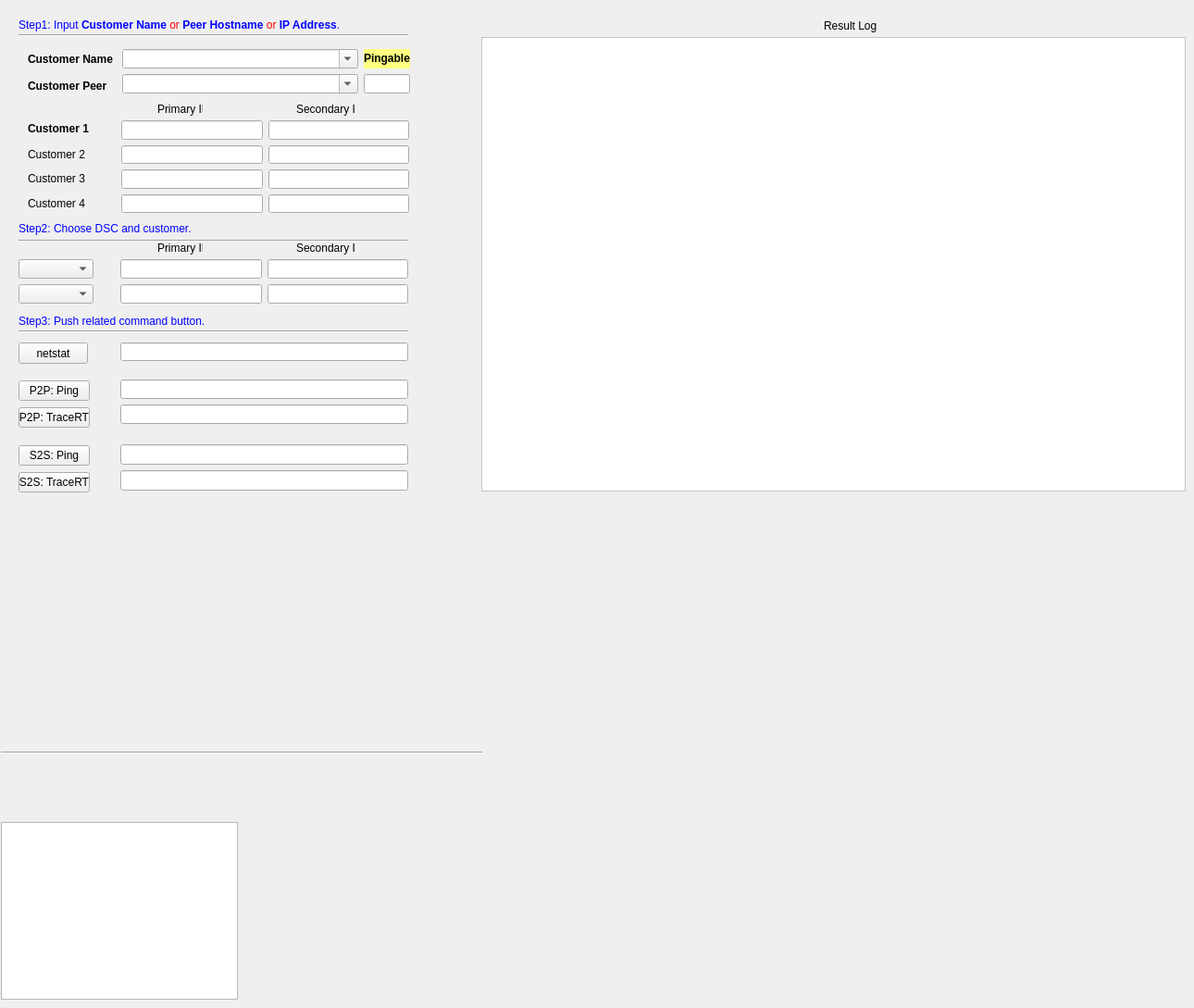
    <widget class="QWidget" name="Tab_1">
     <property name="mouseTracking">
      <bool>false</bool>
     </property>
     <property name="focusPolicy">
      <enum>Qt::TabFocus</enum>
     </property>
     <attribute name="title">
      <string>Ping Tool</string>
     </attribute>
     <widget class="Line" name="line">
      <property name="geometry">
       <rect>
        <x>1</x>
        <y>805</y>
        <width>520</width>
        <height>16</height>
       </rect>
      </property>
      <property name="orientation">
       <enum>Qt::Horizontal</enum>
      </property>
     </widget>
     <widget class="QTextEdit" name="textEdit_7">
      <property name="geometry">
       <rect>
        <x>1</x>
        <y>888</y>
        <width>256</width>
        <height>192</height>
       </rect>
      </property>
     </widget>
     <widget class="QLabel" name="label_5">
      <property name="geometry">
       <rect>
        <x>320</x>
        <y>260</y>
        <width>64</width>
        <height>16</height>
       </rect>
      </property>
      <property name="text">
       <string>Secondary IP</string>
      </property>
     </widget>
     <widget class="QLabel" name="label_6">
      <property name="geometry">
       <rect>
        <x>170</x>
        <y>260</y>
        <width>49</width>
        <height>16</height>
       </rect>
      </property>
      <property name="text">
       <string>Primary IP</string>
      </property>
     </widget>
     <widget class="QLabel" name="label_7">
      <property name="geometry">
       <rect>
        <x>890</x>
        <y>20</y>
        <width>71</width>
        <height>16</height>
       </rect>
      </property>
      <property name="text">
       <string>&lt;html&gt;&lt;head/&gt;&lt;body&gt;&lt;p&gt;&lt;span style=&quot; color:#000000;&quot;&gt;Result Log&lt;/span&gt;&lt;/p&gt;&lt;/body&gt;&lt;/html&gt;</string>
      </property>
     </widget>
     <widget class="QTextEdit" name="textEdit_resultlog">
      <property name="geometry">
       <rect>
        <x>520</x>
        <y>40</y>
        <width>761</width>
        <height>491</height>
       </rect>
      </property>
      <property name="palette">
       <palette>
        <active>
         <colorrole role="Base">
          <brush brushstyle="SolidPattern">
           <color alpha="255">
            <red>255</red>
            <green>255</green>
            <blue>255</blue>
           </color>
          </brush>
         </colorrole>
         <colorrole role="Window">
          <brush brushstyle="SolidPattern">
           <color alpha="255">
            <red>255</red>
            <green>255</green>
            <blue>255</blue>
           </color>
          </brush>
         </colorrole>
        </active>
        <inactive>
         <colorrole role="Base">
          <brush brushstyle="SolidPattern">
           <color alpha="255">
            <red>255</red>
            <green>255</green>
            <blue>255</blue>
           </color>
          </brush>
         </colorrole>
         <colorrole role="Window">
          <brush brushstyle="SolidPattern">
           <color alpha="255">
            <red>255</red>
            <green>255</green>
            <blue>255</blue>
           </color>
          </brush>
         </colorrole>
        </inactive>
        <disabled>
         <colorrole role="Base">
          <brush brushstyle="SolidPattern">
           <color alpha="255">
            <red>255</red>
            <green>255</green>
            <blue>255</blue>
           </color>
          </brush>
         </colorrole>
         <colorrole role="Window">
          <brush brushstyle="SolidPattern">
           <color alpha="255">
            <red>255</red>
            <green>255</green>
            <blue>255</blue>
           </color>
          </brush>
         </colorrole>
        </disabled>
       </palette>
      </property>
      <property name="autoFillBackground">
       <bool>true</bool>
      </property>
      <property name="placeholderText">
       <string/>
      </property>
     </widget>
     <widget class="QLabel" name="label_8">
      <property name="geometry">
       <rect>
        <x>20</x>
        <y>240</y>
        <width>421</width>
        <height>21</height>
       </rect>
      </property>
      <property name="font">
       <font>
        <family>Arial</family>
        <pointsize>9</pointsize>
        <italic>true</italic>
        <kerning>true</kerning>
       </font>
      </property>
      <property name="autoFillBackground">
       <bool>false</bool>
      </property>
      <property name="text">
       <string>&lt;!DOCTYPE HTML PUBLIC &quot;-//W3C//DTD HTML 4.0//EN&quot; &quot;http://www.w3.org/TR/REC-html40/strict.dtd&quot;&gt;
&lt;html&gt;&lt;head&gt;&lt;meta name=&quot;qrichtext&quot; content=&quot;1&quot; /&gt;&lt;style type=&quot;text/css&quot;&gt;
p, li { white-space: pre-wrap; }
&lt;/style&gt;&lt;/head&gt;&lt;body style=&quot; font-family:'Arial'; font-size:9pt; font-weight:400; font-style:italic;&quot;&gt;
&lt;p style=&quot; margin-top:0px; margin-bottom:0px; margin-left:0px; margin-right:0px; -qt-block-indent:0; text-indent:0px;&quot;&gt;&lt;span style=&quot; font-style:normal; color:#0000ff;&quot;&gt;Step2: Choose DSC and customer.&lt;/span&gt;&lt;/p&gt;
&lt;p style=&quot;-qt-paragraph-type:empty; margin-top:0px; margin-bottom:0px; margin-left:0px; margin-right:0px; -qt-block-indent:0; text-indent:0px; font-style:normal; color:#0000ff;&quot;&gt;&lt;br /&gt;&lt;/p&gt;&lt;/body&gt;&lt;/html&gt;</string>
      </property>
      <property name="textFormat">
       <enum>Qt::AutoText</enum>
      </property>
     </widget>
     <widget class="QLineEdit" name="lineEdit_netstatcmd">
      <property name="geometry">
       <rect>
        <x>130</x>
        <y>370</y>
        <width>311</width>
        <height>20</height>
       </rect>
      </property>
      <property name="text">
       <string/>
      </property>
     </widget>
     <widget class="QPushButton" name="pushButton_netstat">
      <property name="geometry">
       <rect>
        <x>20</x>
        <y>370</y>
        <width>75</width>
        <height>23</height>
       </rect>
      </property>
      <property name="text">
       <string>netstat</string>
      </property>
     </widget>
     <widget class="Line" name="line_2">
      <property name="geometry">
       <rect>
        <x>20</x>
        <y>350</y>
        <width>421</width>
        <height>16</height>
       </rect>
      </property>
      <property name="orientation">
       <enum>Qt::Horizontal</enum>
      </property>
     </widget>
     <widget class="QLabel" name="label_15">
      <property name="geometry">
       <rect>
        <x>20</x>
        <y>20</y>
        <width>421</width>
        <height>21</height>
       </rect>
      </property>
      <property name="font">
       <font>
        <family>Arial</family>
        <pointsize>9</pointsize>
        <italic>true</italic>
        <kerning>true</kerning>
       </font>
      </property>
      <property name="autoFillBackground">
       <bool>false</bool>
      </property>
      <property name="text">
       <string>&lt;!DOCTYPE HTML PUBLIC &quot;-//W3C//DTD HTML 4.0//EN&quot; &quot;http://www.w3.org/TR/REC-html40/strict.dtd&quot;&gt;
&lt;html&gt;&lt;head&gt;&lt;meta name=&quot;qrichtext&quot; content=&quot;1&quot; /&gt;&lt;style type=&quot;text/css&quot;&gt;
p, li { white-space: pre-wrap; }
&lt;/style&gt;&lt;/head&gt;&lt;body style=&quot; font-family:'Arial'; font-size:9pt; font-weight:400; font-style:italic;&quot;&gt;
&lt;p style=&quot; margin-top:0px; margin-bottom:0px; margin-left:0px; margin-right:0px; -qt-block-indent:0; text-indent:0px;&quot;&gt;&lt;span style=&quot; font-style:normal; color:#0000ff;&quot;&gt;Step1: Input &lt;/span&gt;&lt;span style=&quot; font-weight:600; font-style:normal; color:#0000ff;&quot;&gt;Customer&lt;/span&gt;&lt;span style=&quot; font-style:normal; color:#0000ff;&quot;&gt; &lt;/span&gt;&lt;span style=&quot; font-weight:600; font-style:normal; color:#0000ff;&quot;&gt;Name&lt;/span&gt;&lt;span style=&quot; font-style:normal; color:#0000ff;&quot;&gt; &lt;/span&gt;&lt;span style=&quot; font-style:normal; color:#ff0000;&quot;&gt;or&lt;/span&gt;&lt;span style=&quot; font-style:normal; color:#0000ff;&quot;&gt; &lt;/span&gt;&lt;span style=&quot; font-weight:600; font-style:normal; color:#0000ff;&quot;&gt;Peer&lt;/span&gt;&lt;span style=&quot; font-style:normal; color:#0000ff;&quot;&gt; &lt;/span&gt;&lt;span style=&quot; font-weight:600; font-style:normal; color:#0000ff;&quot;&gt;Hostname&lt;/span&gt;&lt;span style=&quot; font-style:normal; color:#0000ff;&quot;&gt; &lt;/span&gt;&lt;span style=&quot; font-style:normal; color:#ff0000;&quot;&gt;or &lt;/span&gt;&lt;span style=&quot; font-weight:600; font-style:normal; color:#0000ff;&quot;&gt;IP Address&lt;/span&gt;&lt;span style=&quot; font-style:normal; color:#0000ff;&quot;&gt;.&lt;/span&gt;&lt;/p&gt;
&lt;p style=&quot;-qt-paragraph-type:empty; margin-top:0px; margin-bottom:0px; margin-left:0px; margin-right:0px; -qt-block-indent:0; text-indent:0px; font-style:normal; color:#0000ff;&quot;&gt;&lt;br /&gt;&lt;/p&gt;&lt;/body&gt;&lt;/html&gt;</string>
      </property>
      <property name="textFormat">
       <enum>Qt::AutoText</enum>
      </property>
     </widget>
     <widget class="Line" name="line_3">
      <property name="geometry">
       <rect>
        <x>20</x>
        <y>30</y>
        <width>421</width>
        <height>16</height>
       </rect>
      </property>
      <property name="orientation">
       <enum>Qt::Horizontal</enum>
      </property>
     </widget>
     <widget class="Line" name="line_4">
      <property name="geometry">
       <rect>
        <x>20</x>
        <y>250</y>
        <width>421</width>
        <height>21</height>
       </rect>
      </property>
      <property name="orientation">
       <enum>Qt::Horizontal</enum>
      </property>
     </widget>
     <widget class="QLabel" name="label_18">
      <property name="geometry">
       <rect>
        <x>20</x>
        <y>340</y>
        <width>421</width>
        <height>21</height>
       </rect>
      </property>
      <property name="font">
       <font>
        <family>Arial</family>
        <pointsize>9</pointsize>
        <italic>true</italic>
        <kerning>true</kerning>
       </font>
      </property>
      <property name="autoFillBackground">
       <bool>false</bool>
      </property>
      <property name="text">
       <string>&lt;!DOCTYPE HTML PUBLIC &quot;-//W3C//DTD HTML 4.0//EN&quot; &quot;http://www.w3.org/TR/REC-html40/strict.dtd&quot;&gt;
&lt;html&gt;&lt;head&gt;&lt;meta name=&quot;qrichtext&quot; content=&quot;1&quot; /&gt;&lt;style type=&quot;text/css&quot;&gt;
p, li { white-space: pre-wrap; }
&lt;/style&gt;&lt;/head&gt;&lt;body style=&quot; font-family:'Arial'; font-size:9pt; font-weight:400; font-style:italic;&quot;&gt;
&lt;p style=&quot; margin-top:0px; margin-bottom:0px; margin-left:0px; margin-right:0px; -qt-block-indent:0; text-indent:0px;&quot;&gt;&lt;span style=&quot; font-style:normal; color:#0000ff;&quot;&gt;Step3: Push related command button.&lt;/span&gt;&lt;/p&gt;
&lt;p style=&quot;-qt-paragraph-type:empty; margin-top:0px; margin-bottom:0px; margin-left:0px; margin-right:0px; -qt-block-indent:0; text-indent:0px; font-style:normal; color:#0000ff;&quot;&gt;&lt;br /&gt;&lt;/p&gt;&lt;/body&gt;&lt;/html&gt;</string>
      </property>
      <property name="textFormat">
       <enum>Qt::AutoText</enum>
      </property>
     </widget>
     <widget class="QWidget" name="layoutWidget">
      <property name="geometry">
       <rect>
        <x>30</x>
        <y>129</y>
        <width>71</width>
        <height>101</height>
       </rect>
      </property>
      <layout class="QVBoxLayout" name="verticalLayout_2">
       <item>
        <widget class="QLabel" name="label_9">
         <property name="text">
          <string>&lt;html&gt;&lt;head/&gt;&lt;body&gt;&lt;p&gt;&lt;span style=&quot; font-weight:600;&quot;&gt;Customer 1&lt;/span&gt;&lt;/p&gt;&lt;/body&gt;&lt;/html&gt;</string>
         </property>
        </widget>
       </item>
       <item>
        <widget class="QLabel" name="label_10">
         <property name="text">
          <string>Customer 2</string>
         </property>
        </widget>
       </item>
       <item>
        <widget class="QLabel" name="label_11">
         <property name="text">
          <string>Customer 3</string>
         </property>
        </widget>
       </item>
       <item>
        <widget class="QLabel" name="label_12">
         <property name="text">
          <string>Customer 4</string>
         </property>
        </widget>
       </item>
      </layout>
     </widget>
     <widget class="QWidget" name="layoutWidget">
      <property name="geometry">
       <rect>
        <x>130</x>
        <y>410</y>
        <width>311</width>
        <height>48</height>
       </rect>
      </property>
      <layout class="QVBoxLayout" name="verticalLayout_3">
       <item>
        <widget class="QLineEdit" name="lineEdit_p2ppingcmd">
         <property name="text">
          <string/>
         </property>
        </widget>
       </item>
       <item>
        <widget class="QLineEdit" name="lineEdit_p2ptracertcmd">
         <property name="text">
          <string/>
         </property>
        </widget>
       </item>
      </layout>
     </widget>
     <widget class="QWidget" name="layoutWidget">
      <property name="geometry">
       <rect>
        <x>130</x>
        <y>480</y>
        <width>311</width>
        <height>51</height>
       </rect>
      </property>
      <layout class="QVBoxLayout" name="verticalLayout_4">
       <item>
        <widget class="QLineEdit" name="lineEdit_s2spingcmd">
         <property name="text">
          <string/>
         </property>
        </widget>
       </item>
       <item>
        <widget class="QLineEdit" name="lineEdit_s2stracertcmd">
         <property name="text">
          <string/>
         </property>
        </widget>
       </item>
      </layout>
     </widget>
     <widget class="QWidget" name="layoutWidget">
      <property name="geometry">
       <rect>
        <x>20</x>
        <y>410</y>
        <width>77</width>
        <height>54</height>
       </rect>
      </property>
      <layout class="QVBoxLayout" name="verticalLayout_5">
       <item>
        <widget class="QPushButton" name="pushButton_p2pping">
         <property name="text">
          <string>P2P: Ping</string>
         </property>
        </widget>
       </item>
       <item>
        <widget class="QPushButton" name="pushButton_p2ptracert">
         <property name="text">
          <string>P2P: TraceRT</string>
         </property>
        </widget>
       </item>
      </layout>
     </widget>
     <widget class="QWidget" name="layoutWidget">
      <property name="geometry">
       <rect>
        <x>20</x>
        <y>480</y>
        <width>77</width>
        <height>54</height>
       </rect>
      </property>
      <layout class="QVBoxLayout" name="verticalLayout_6">
       <item>
        <widget class="QPushButton" name="pushButton_s2sping">
         <property name="text">
          <string>S2S: Ping</string>
         </property>
        </widget>
       </item>
       <item>
        <widget class="QPushButton" name="pushButton_s2stracert">
         <property name="text">
          <string>S2S: TraceRT</string>
         </property>
        </widget>
       </item>
      </layout>
     </widget>
     <widget class="QWidget" name="layoutWidget">
      <property name="geometry">
       <rect>
        <x>130</x>
        <y>280</y>
        <width>311</width>
        <height>48</height>
       </rect>
      </property>
      <layout class="QGridLayout" name="gridLayout">
       <item row="0" column="0">
        <widget class="QLineEdit" name="lineEdit_dscpip">
         <property name="text">
          <string/>
         </property>
        </widget>
       </item>
       <item row="0" column="1">
        <widget class="QLineEdit" name="lineEdit_dscsip">
         <property name="text">
          <string/>
         </property>
        </widget>
       </item>
       <item row="1" column="0">
        <widget class="QLineEdit" name="lineEdit_customerselectedpip">
         <property name="text">
          <string/>
         </property>
        </widget>
       </item>
       <item row="1" column="1">
        <widget class="QLineEdit" name="lineEdit_customerselectedsip">
         <property name="text">
          <string/>
         </property>
        </widget>
       </item>
      </layout>
     </widget>
     <widget class="QLabel" name="label_20">
      <property name="geometry">
       <rect>
        <x>320</x>
        <y>110</y>
        <width>64</width>
        <height>16</height>
       </rect>
      </property>
      <property name="text">
       <string>Secondary IP</string>
      </property>
     </widget>
     <widget class="QLabel" name="label_19">
      <property name="geometry">
       <rect>
        <x>170</x>
        <y>110</y>
        <width>49</width>
        <height>16</height>
       </rect>
      </property>
      <property name="text">
       <string>Primary IP</string>
      </property>
     </widget>
     <widget class="QWidget" name="layoutWidget">
      <property name="geometry">
       <rect>
        <x>131</x>
        <y>130</y>
        <width>311</width>
        <height>100</height>
       </rect>
      </property>
      <layout class="QGridLayout" name="gridLayout_3">
       <item row="0" column="0">
        <widget class="QLineEdit" name="lineEdit_customer1pip">
         <property name="text">
          <string/>
         </property>
        </widget>
       </item>
       <item row="0" column="1">
        <widget class="QLineEdit" name="lineEdit_customer1sip">
         <property name="text">
          <string/>
         </property>
        </widget>
       </item>
       <item row="1" column="0">
        <widget class="QLineEdit" name="lineEdit_customer2pip">
         <property name="text">
          <string/>
         </property>
        </widget>
       </item>
       <item row="1" column="1">
        <widget class="QLineEdit" name="lineEdit_customer2sip">
         <property name="text">
          <string/>
         </property>
        </widget>
       </item>
       <item row="2" column="0">
        <widget class="QLineEdit" name="lineEdit_customer3pip">
         <property name="text">
          <string/>
         </property>
        </widget>
       </item>
       <item row="2" column="1">
        <widget class="QLineEdit" name="lineEdit_customer3sip">
         <property name="text">
          <string/>
         </property>
        </widget>
       </item>
       <item row="3" column="0">
        <widget class="QLineEdit" name="lineEdit_customer4pip">
         <property name="text">
          <string/>
         </property>
        </widget>
       </item>
       <item row="3" column="1">
        <widget class="QLineEdit" name="lineEdit_customer4sip">
         <property name="text">
          <string/>
         </property>
        </widget>
       </item>
      </layout>
     </widget>
     <widget class="QWidget" name="layoutWidget">
      <property name="geometry">
       <rect>
        <x>20</x>
        <y>280</y>
        <width>81</width>
        <height>48</height>
       </rect>
      </property>
      <layout class="QVBoxLayout" name="verticalLayout_7">
       <item>
        <widget class="QComboBox" name="comboBox_DSC"/>
       </item>
       <item>
        <widget class="QComboBox" name="comboBox_customer"/>
       </item>
      </layout>
     </widget>
     <widget class="QWidget" name="layoutWidget">
      <property name="geometry">
       <rect>
        <x>30</x>
        <y>53</y>
        <width>92</width>
        <height>51</height>
       </rect>
      </property>
      <layout class="QVBoxLayout" name="verticalLayout_9">
       <item>
        <widget class="QLabel" name="label_29">
         <property name="text">
          <string>&lt;html&gt;&lt;head/&gt;&lt;body&gt;&lt;p&gt;&lt;span style=&quot; font-weight:600;&quot;&gt;Customer Name&lt;/span&gt;&lt;/p&gt;&lt;/body&gt;&lt;/html&gt;</string>
         </property>
        </widget>
       </item>
       <item>
        <widget class="QLabel" name="label_26">
         <property name="text">
          <string>&lt;html&gt;&lt;head/&gt;&lt;body&gt;&lt;p&gt;&lt;span style=&quot; font-weight:600;&quot;&gt;Customer Peer&lt;/span&gt;&lt;/p&gt;&lt;/body&gt;&lt;/html&gt;</string>
         </property>
        </widget>
       </item>
      </layout>
     </widget>
     <widget class="QWidget" name="layoutWidget">
      <property name="geometry">
       <rect>
        <x>132</x>
        <y>53</y>
        <width>311</width>
        <height>48</height>
       </rect>
      </property>
      <layout class="QGridLayout" name="gridLayout_7">
       <item row="0" column="0">
        <widget class="QComboBox" name="comboBox_customer_name">
         <property name="editable">
          <bool>true</bool>
         </property>
        </widget>
       </item>
       <item row="0" column="1">
        <widget class="QLabel" name="label_30">
         <property name="autoFillBackground">
          <bool>false</bool>
         </property>
         <property name="styleSheet">
          <string notr="true">background-color: rgb(255, 255, 127);</string>
         </property>
         <property name="text">
          <string>&lt;html&gt;&lt;head/&gt;&lt;body&gt;&lt;p align=&quot;center&quot;&gt;&lt;span style=&quot; font-weight:600;&quot;&gt;Pingable&lt;/span&gt;&lt;/p&gt;&lt;/body&gt;&lt;/html&gt;</string>
         </property>
        </widget>
       </item>
       <item row="1" column="0">
        <widget class="QComboBox" name="comboBox_customer_peername">
         <property name="editable">
          <bool>true</bool>
         </property>
        </widget>
       </item>
       <item row="1" column="1">
        <widget class="QLineEdit" name="lineEdit_customerpeer_pingable">
         <property name="maximumSize">
          <size>
           <width>50</width>
           <height>16777215</height>
          </size>
         </property>
         <property name="palette">
          <palette>
           <active>
            <colorrole role="Text">
             <brush brushstyle="SolidPattern">
              <color alpha="255">
               <red>255</red>
               <green>0</green>
               <blue>0</blue>
              </color>
             </brush>
            </colorrole>
           </active>
           <inactive>
            <colorrole role="Text">
             <brush brushstyle="SolidPattern">
              <color alpha="255">
               <red>255</red>
               <green>0</green>
               <blue>0</blue>
              </color>
             </brush>
            </colorrole>
           </inactive>
           <disabled>
            <colorrole role="Text">
             <brush brushstyle="SolidPattern">
              <color alpha="255">
               <red>120</red>
               <green>120</green>
               <blue>120</blue>
              </color>
             </brush>
            </colorrole>
           </disabled>
          </palette>
         </property>
         <property name="text">
          <string/>
         </property>
         <property name="alignment">
          <set>Qt::AlignCenter</set>
         </property>
        </widget>
       </item>
      </layout>
     </widget>
    </widget>
